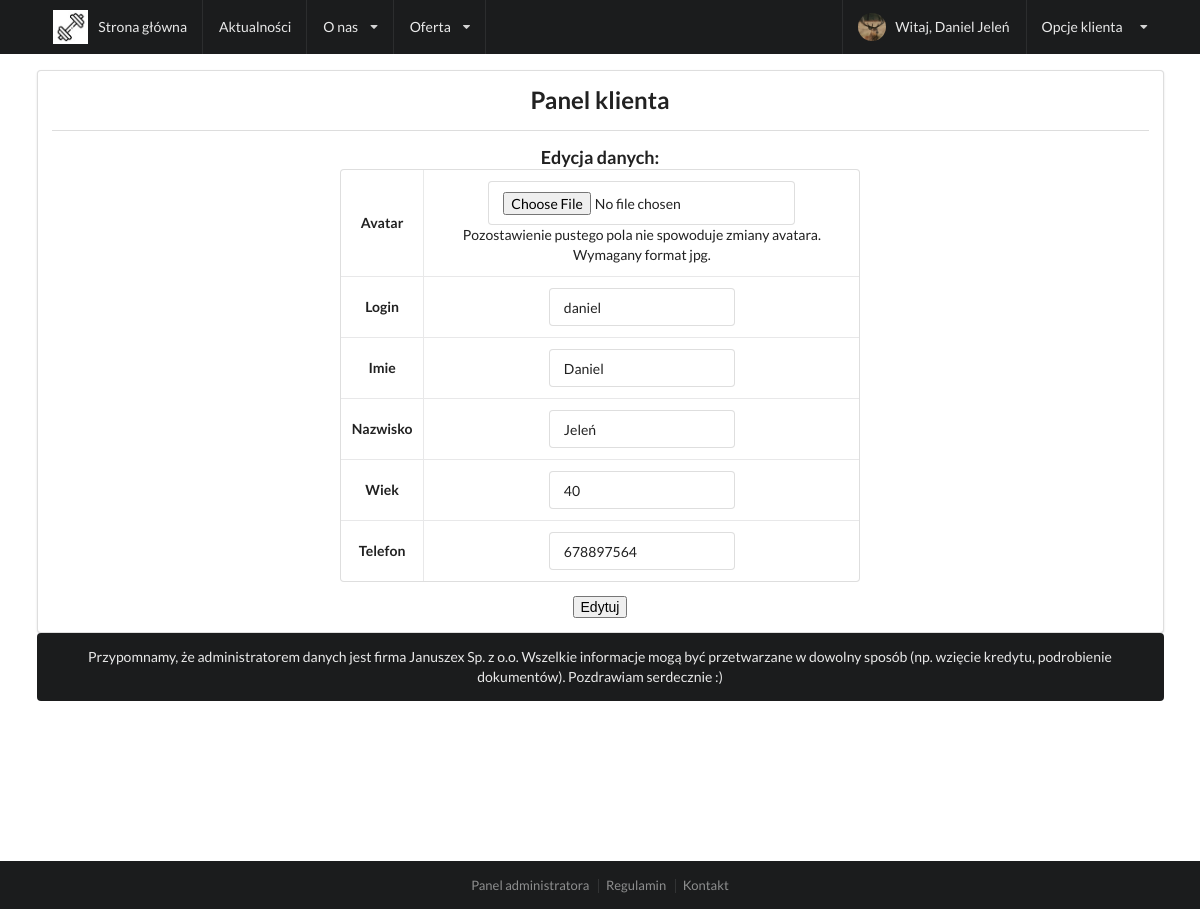
The page /klient/zmianadanych (signed in) on the database its author committed.
### tables this page shows
CREATE TABLE `users` (
  `id` int NOT NULL,
  `login` varchar(255) NOT NULL,
  `password` varchar(255) NOT NULL,
  `status` text NOT NULL,
  `name` varchar(255) NOT NULL,
  `surname` varchar(255) NOT NULL,
  `avatar` varchar(32) NOT NULL,
  `age` int NOT NULL,
  `telephone` varchar(128) NOT NULL
);

### index.php (called while the page is built, shortened)
<?php
    $request = $_SERVER['REQUEST_URI'];
    routing($request);
?>

### model/userClass.php (called while the page is built, shortened)
<?php
class User
{
    private $id;
    public function getId() {return $this->id;}
}
?>

### views/klient/zmianadanych.php (the view)
<div class="ui stackable container">
    <div class="row">
        <div class="ui segment">
            <div class="row">
                    <div class="ui center aligned container">
                        <h2>Panel klienta</h2>
                    </div>
            </div>
            <div class="ui divider"></div>
            <div class="row">
                <div class="ui center aligned container">
                    <h3>Edycja danych:</h3>
                </div>
            </div>
            <div class="row">
                <?php
                    $myId = unserialize($_SESSION['loggedUser'])->getId();
                    $result = $db->query("SELECT * FROM users WHERE id=$myId");
                ?>
                <div class="ui grid container">
                    <div class="four wide column"></div>
                    <div class="eight wide column">
                        <form action="/edytujdane" method="POST" enctype="multipart/form-data">
                        <?php foreach($result as $row): ?>
                            <table class="ui selectable celled center aligned table">
                                    <tr>
                                        <td><strong>Avatar</strong></td>
                                        <td>
                                            <div class="ui input">
                                                <input type="file" name="plik" accept="image/jpeg" />
                                            </div>
                                            <div>
                                            Pozostawienie pustego pola nie spowoduje zmiany avatara. Wymagany format jpg.
                                            </div>
                                        </td>
                                    </tr>
                                    <tr>
                                        <td><strong>Login</strong></td>
                                        <td>
                                            <div class="ui input">
                                                <input type="text" name="login" value="<?php echo $row['login'];?>"/>
                                            </div>
                                        </td>
                                    </tr>
                                    <tr>
                                        <td><strong>Imie</strong></td>
                                        <td>
                                            <div class="ui input">
                                                <input type="text" name="name" value="<?php echo $row['name'];?>"/>
                                            </div>
                                        </td>
                                    </tr>
                                    <tr>
                                        <td><strong>Nazwisko</strong></td>
                                        <td>
                                            <div class="ui input">
                                                <input type="text" name="surname" value="<?php echo $row['surname'];?>"/>
                                            </div>
                                        </td>
                                    </tr>
                                    <tr>
                                        <td><strong>Wiek</strong></td>
                                        <td><div class="ui input"><input type="text" name="age" value="<?php echo $row['age'];?>"/></div></td>
                                    </tr>
                                    <tr>
                                        <td><strong>Telefon</strong></td>
                                        <td><div class="ui input"><input type="text" name="telephone" value="<?php echo $row['telephone'];?>"/></div></td>
                                    </tr>
                            </table>
                        <?php endforeach; ?>
                        <div class="ui center aligned container">
                            <input type="submit" name="send" value="Edytuj" /></form>
                        </div>
                    </div>
                    <div class="four wide column"></div>
                </div>
            </div>
        </div>
    </div>
    <div class="row">
        <div class="ui inverted segment">
            <div class="ui center aligned container">
                Przypomnamy, że administratorem danych jest firma Januszex Sp. z o.o. Wszelkie informacje mogą być przetwarzane w dowolny sposób (np. wzięcie kredytu, podrobienie dokumentów). Pozdrawiam serdecznie :)
            </div>
        </div>
    </div>
</div>

### rows shown on the page
users: login "daniel", name "Daniel", surname "Jeleń", age "40", telephone "678897564"

### other values the page prints
unserialize($_SESSION['loggedUser'])->getName() "Daniel"
unserialize($_SESSION['loggedUser'])->getSurname() "Jeleń"
